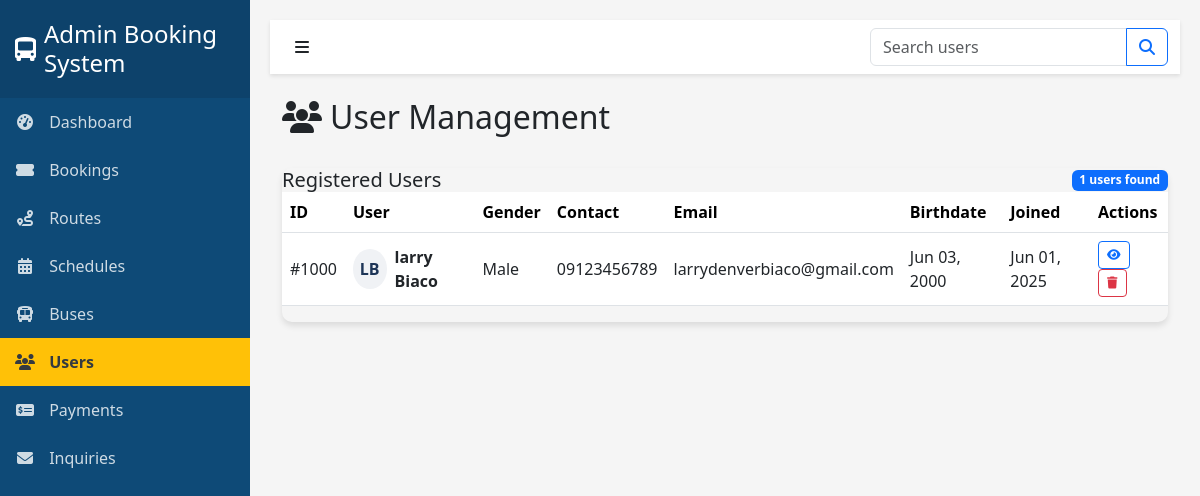
The app's page /admin/tabs/users_admin.php with its own data.
### tables this page shows
CREATE TABLE `users` (
  `id` int(11) NOT NULL,
  `first_name` varchar(50) NOT NULL,
  `last_name` varchar(50) NOT NULL,
  `gender` enum('male','female','other') NOT NULL,
  `birthdate` date NOT NULL,
  `contact_number` varchar(20) NOT NULL,
  `email` varchar(100) NOT NULL,
  `password` varchar(255) NOT NULL,
  `is_verified` tinyint(1) DEFAULT 0,
  `user_type` enum('customer','admin','staff') DEFAULT 'customer',
  `profile_image` varchar(255) DEFAULT NULL,
  `address` text DEFAULT NULL,
  `emergency_contact` varchar(100) DEFAULT NULL,
  `emergency_phone` varchar(20) DEFAULT NULL,
  `created_at` timestamp NOT NULL DEFAULT current_timestamp(),
  `updated_at` timestamp NOT NULL DEFAULT current_timestamp() ON UPDATE current_timestamp(),
  `last_login` datetime DEFAULT NULL,
  `status` enum('active','inactive','suspended') DEFAULT 'active',
  `full_name` varchar(101) GENERATED ALWAYS AS (concat(`first_name`,' ',`last_name`)) STORED
);

### admin/tabs/users_admin.php (the view, shortened to what this page needs)
<?php
require_once "../../backend/connections/config.php";
$records_per_page = 10;
$page = isset($_GET['page']) && is_numeric($_GET['page']) ? $_GET['page'] : 1;
$start_from = ($page - 1) * $records_per_page;
$search = isset($_GET['search']) ? $_GET['search'] : '';
$search_condition = '';
$total_query = "SELECT COUNT(*) as total FROM users" . $search_condition;
$total_result = $conn->query($total_query);
$total_records = 0;
if ($total_result && $total_result->num_rows > 0) {
    $total_row = $total_result->fetch_assoc();
    $total_records = $total_row['total'];
}
$users = [];
try {
    $query = "SELECT id, first_name, last_name, gender, birthdate, contact_number, email, created_at
              FROM users" . $search_condition . "
              ORDER BY created_at DESC
              LIMIT $start_from, $records_per_page";
    $result = $conn->query($query);
    if ($result && $result->num_rows > 0) {
        while ($row = $result->fetch_assoc()) {
            $users[] = $row;
        }
    }
} catch (Exception $e) {
    $error_message = "Database error: " . $e->getMessage();
}
?>
<!DOCTYPE html>
<html lang="en">
<head>
    <link href="https://cdn.jsdelivr.net/npm/bootstrap@5.3.0-alpha1/dist/css/bootstrap.min.css" rel="stylesheet">
    <link rel="stylesheet" href="https://cdnjs.cloudflare.com/ajax/libs/font-awesome/6.1.1/css/all.min.css">
    <link rel="stylesheet" href="../css/admin.css">
</head>
<body>
    <div class="wrapper">
        <nav id="sidebar" class="sidebar">
            <div class="sidebar-header d-flex align-items-center">
                <i class="fas fa-bus-alt me-2 fs-4"></i>
                <h4 class="mb-0">Admin Booking System</h4>
            </div>
            <ul class="nav flex-column">
                <li class="nav-item">
                    <a class="nav-link" href="../../admin.php">
                        <i class="fas fa-tachometer-alt"></i>
                        <span>Dashboard</span>
                    </a>
                </li>
                <li class="nav-item">
                    <a class="nav-link" href="bookings_admin.php">
                        <i class="fas fa-ticket-alt"></i>
                        <span>Bookings</span>
                    </a>
                </li>
                <li class="nav-item">
                    <a class="nav-link" href="routes_admin.php">
                        <i class="fas fa-route"></i>
                        <span>Routes</span>
                    </a>
                </li>
                <li class="nav-item">
                    <a class="nav-link" href="schedules_admin.php">
                        <i class="fas fa-calendar-alt"></i>
                        <span>Schedules</span>
                    </a>
                </li>
                <li class="nav-item">
                    <a class="nav-link" href="buses_admin.php">
                        <i class="fas fa-bus"></i>
                        <span>Buses</span>
                    </a>
                </li>
                <li class="nav-item">
                    <a class="nav-link active" href="users_admin.php">
                        <i class="fas fa-users"></i>
                        <span>Users</span>
                    </a>
                </li>
                <li class="nav-item">
                    <a class="nav-link" href="payments_admin.php">
                        <i class="fas fa-money-check-alt"></i>
                        <span>Payments</span>
                    </a>
                </li>
                <li class="nav-item">
                    <a class="nav-link" href="inquiries.php">
                        <i class="fas fa-envelope"></i>
                        <span>Inquiries</span>
                    </a>
                </li>
            </ul>
        </nav>
        <div class="content">
            <nav class="navbar navbar-expand-lg navbar-light mb-4">
                <div class="container-fluid">
                    <button id="sidebarToggle" class="btn">
                        <i class="fas fa-bars"></i>
                    </button>
                    <div class="collapse navbar-collapse" id="navbarSupportedContent">
                        <form class="d-flex ms-auto" action="users_admin.php" method="GET">
                            <div class="input-group">
                                <input class="form-control" type="search" name="search" placeholder="Search users" value="<?php echo htmlspecialchars($search); ?>" aria-label="Search">
                                <button class="btn btn-outline-primary" type="submit">
                                    <i class="fas fa-search"></i>
                                </button>
                            </div>
                        </form>
                    </div>
                </div>
            </nav>
            <div class="container-fluid">
                <div class="d-flex justify-content-between align-items-center mb-4">
                    <h2><i class="fas fa-users me-2"></i>User Management</h2>
                </div>
                <div class="card1">
                    <div class="card-header">
                        <div class="d-flex justify-content-between align-items-center">
                            <h5 class="mb-0">Registered Users</h5>
                            <span class="badge bg-primary"><?php echo $total_records; ?> users found</span>
                        </div>
                    </div>
                    <div class="card-body">
                        <?php if (count($users) > 0): ?>
                        <div class="table-responsive">
                            <table class="table table-hover align-middle">
                                <thead>
                                    <tr>
                                        <th>ID</th>
                                        <th>User</th>
                                        <th>Gender</th>
                                        <th>Contact</th>
                                        <th>Email</th>
                                        <th>Birthdate</th>
                                        <th>Joined</th>
                                        <th>Actions</th>
                                    </tr>
                                </thead>
                                <tbody>
                                    <?php foreach ($users as $user): ?>
                                    <tr>
                                        <td>#<?php echo $user['id']; ?></td>
                                        <td>
                                            <div class="d-flex align-items-center">
                                                <div class="user-avatar me-2">
                                                    <?php echo strtoupper(substr($user['first_name'], 0, 1) . substr($user['last_name'], 0, 1)); ?>
                                                </div>
                                                <div>
                                                    <div class="fw-bold"><?php echo htmlspecialchars($user['first_name'] . ' ' . $user['last_name']); ?></div>
                                                </div>
                                            </div>
                                        </td>
                                        <td><?php echo ucfirst(htmlspecialchars($user['gender'])); ?></td>
                                        <td><?php echo htmlspecialchars($user['contact_number']); ?></td>
                                        <td><?php echo htmlspecialchars($user['email']); ?></td>
                                        <td><?php echo date('M d, Y', strtotime($user['birthdate'])); ?></td>
                                        <td><?php echo date('M d, Y', strtotime($user['created_at'])); ?></td>
                                        <td>
                                            <div class="action-buttons">
                                                <button type="button" class="btn btn-outline-primary btn-sm view-user" data-id="<?php echo $user['id']; ?>" data-bs-toggle="tooltip" title="View Details">
                                                    <i class="fas fa-eye"></i>
                                                </button>
                                                <button type="button" class="btn btn-outline-danger btn-sm delete-user" data-id="<?php echo $user['id']; ?>" data-bs-toggle="tooltip" title="Delete User">
                                                    <i class="fas fa-trash"></i>
                                                </button>
                                            </div>
                                        </td>
                                    </tr>
                                    <?php endforeach; ?>
                                </tbody>
                            </table>
                        </div>
                        <?php endif; ?>
                    </div>
                </div>
            </div>
        </div>
    </div>
</body>
</html>

### admin/css/admin.css (style rules this page uses)
:root { --primary-color: #0e4a77; --secondary-color: #ffc107; --dark-color: #343a40; --light-color: #f8f9fa; }
body { font-family: 'Segoe UI', Tahoma, Geneva, Verdana, sans-serif; background-color: #f5f5f5; }
.sidebar { background-color: var(--primary-color); color: white; min-height: 100vh; position: fixed; width: 250px; transition: all 0.3s; z-index: 1000; }
.sidebar-header { padding: 20px 15px; background-color: rgba(0, 0, 0, 0.1); }
.sidebar .nav-link { color: rgba(255, 255, 255, 0.8); padding: 12px 15px; transition: all 0.3s; }
.sidebar .nav-link.active { background-color: var(--secondary-color); color: var(--dark-color); font-weight: 600; }
.sidebar .nav-link i { margin-right: 10px; width: 20px; text-align: center; }
.content { margin-left: 250px; padding: 20px; transition: all 0.3s; }
.navbar { background-color: white; box-shadow: 0 2px 4px rgba(0, 0, 0, 0.1); }
.table th { background-color: #ffffff; color: rgb(0, 0, 0); }

### admin/tabs/users_admin.php (style rules this page uses)
.user-avatar { width: 40px; height: 40px; border-radius: 50%; background-color: #f0f2f5; display: flex; align-items: center; justify-content: center; font-weight: bold; color: #1d3557; }
.card1 { border: none; border-radius: 10px; box-shadow: 0 4px 6px rgba(0, 0, 0, 0.1); transition: transform 0.3s; margin-bottom: 20px; }
.table-responsive { overflow-x: auto; }
.action-buttons .btn { padding: 0.25rem 0.5rem; font-size: 0.75rem; }

### records on screen
users: id "1000", first_name+last_name "LB", first_name+last_name "larry Biaco", gender "Male", contact_number "09123456789", email "larrydenverbiaco@gmail.com", birthdate "Jun 03, 2000", created_at "Jun 01, 2025"

### other values on screen
$total_records "1"
